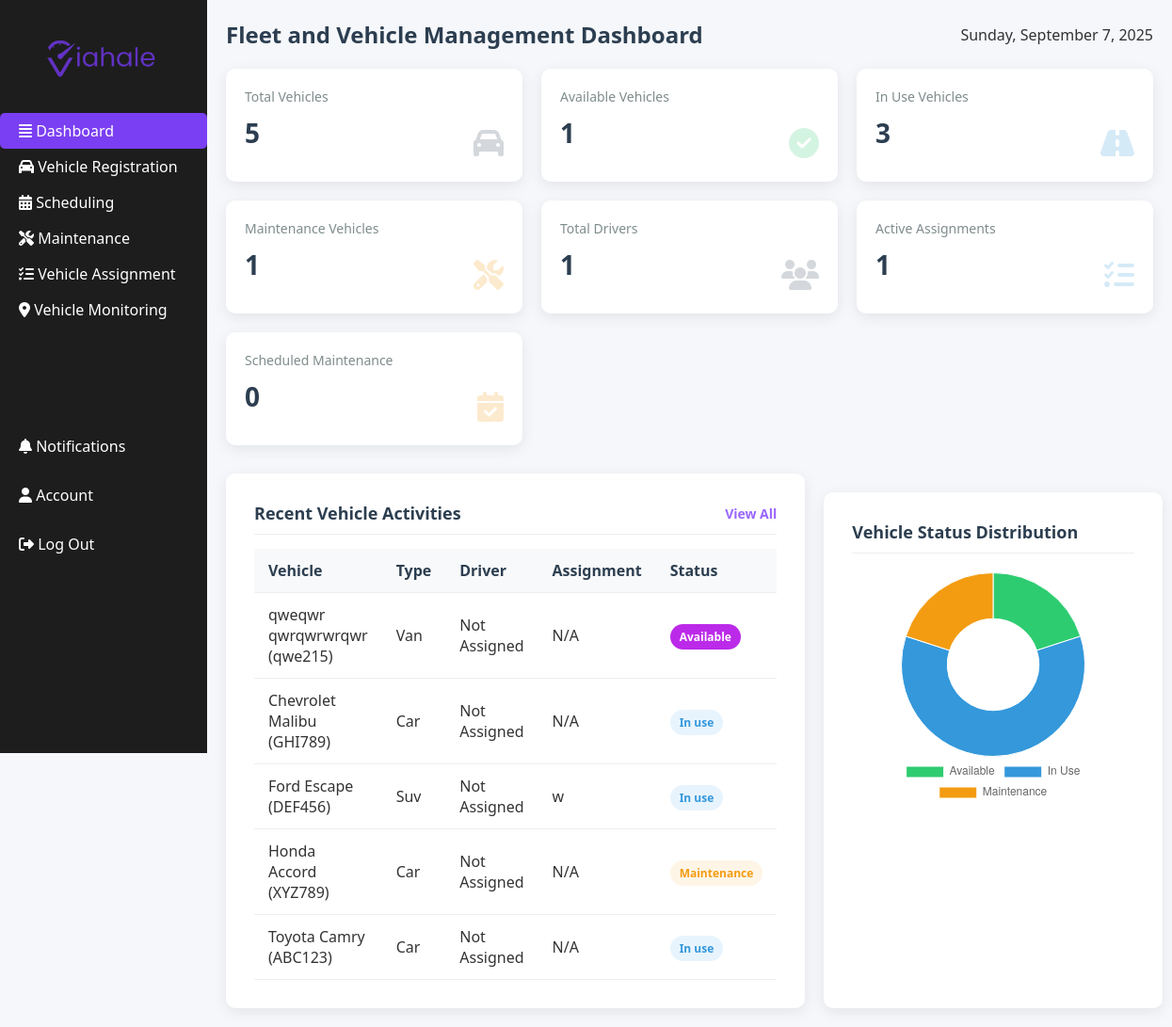
The app's page /FVM/fvm-dashboard.php with its own data.
### tables this page shows
CREATE TABLE `vehicles` (
  `vehicle_id` int(11) NOT NULL,
  `make` varchar(50) NOT NULL,
  `model` varchar(50) NOT NULL,
  `year` year(4) DEFAULT NULL,
  `license_plate` varchar(15) NOT NULL,
  `capacity` int(11) NOT NULL,
  `vehicle_type` enum('car','motor','suv','van') DEFAULT 'car',
  `fuel_type` varchar(99) NOT NULL,
  `status` enum('available','in_use','maintenance') DEFAULT 'available',
  `created_at` timestamp NOT NULL DEFAULT current_timestamp(),
  `updated_at` timestamp NULL DEFAULT current_timestamp()
);

CREATE TABLE `vehicle_assignments` (
  `assignment_id` int(11) NOT NULL,
  `vehicle_id` int(11) NOT NULL,
  `driver_id` int(11) NOT NULL,
  `assignment_date` date NOT NULL,
  `expected_return_date` date NOT NULL,
  `actual_return_date` date DEFAULT NULL,
  `purpose` text NOT NULL,
  `status` enum('active','completed','cancelled') DEFAULT 'active',
  `created_at` timestamp NOT NULL DEFAULT current_timestamp()
);

### FVM/config.php (called while the page is built, shortened)
<?php
$Connections = mysqli_connect("localhost:3306", "root", "", "log2");
function executeQuery($sql, $params = []) {
    global $Connections;
    $stmt = mysqli_prepare($Connections, $sql);
    if (!mysqli_stmt_execute($stmt)) {
        die("Error executing statement: " . mysqli_stmt_error($stmt));
    }
    $result = mysqli_stmt_get_result($stmt);
    if ($result) {
        $rows = [];
        while ($row = mysqli_fetch_assoc($result)) {
            $rows[] = $row;
        }
        return $rows;
    }
    $affectedRows = mysqli_stmt_affected_rows($stmt);
    return $affectedRows;
}
?>

### FVM/fvm-dashboard.php (the view, shortened to what this page needs)
<?php
include 'config.php';
$totalVehicles = count(executeQuery("SELECT * FROM vehicles"));
$availableVehicles = count(executeQuery("SELECT * FROM vehicles WHERE status = 'available'"));
$inUseVehicles = count(executeQuery("SELECT * FROM vehicles WHERE status = 'in_use'"));
$maintenanceVehicles = count(executeQuery("SELECT * FROM vehicles WHERE status = 'maintenance'"));
$totalDrivers = count(executeQuery("SELECT * FROM drivers"));
$activeAssignments = count(executeQuery("SELECT * FROM vehicle_assignments WHERE status = 'active'"));
$scheduledMaintenance = count(executeQuery("SELECT * FROM maintenance WHERE status = 'scheduled'"));
$recentActivities = executeQuery("
    SELECT v.make, v.model, v.license_plate, v.vehicle_type, v.status as vehicle_status,
           d.first_name, d.last_name, va.purpose
    FROM vehicles v
    LEFT JOIN vehicle_assignments va ON v.vehicle_id = va.vehicle_id AND va.status = 'active'
    LEFT JOIN drivers d ON va.driver_id = d.driver_id
    ORDER BY v.vehicle_id DESC
    LIMIT 5
");
?>
<!DOCTYPE html>
<html lang="en">
<head>
  <link rel="stylesheet" href="https://cdnjs.cloudflare.com/ajax/libs/font-awesome/6.4.0/css/all.min.css"/>
</head>
<body>
  <div class="sidebar">
    <div class="logo">
      <img src="viahale1.png" alt="Logo">
    </div>
    <ul>
      <li class="active"><a href="dashboard.php"><i class="fas fa-align-justify"></i> Dashboard</a></li>
      <li><a href="VR.php"><i class="fas fa-car me-2"></i> Vehicle Registration</a></li>
      <li><a href="SC.php"><i class="fas fa-calendar-alt me-2"></i> Scheduling</a></li>
      <li><a href="MA.php"><i class="fas fa-tools me-2"></i> Maintenance</a></li>
      <li><a href="VA.php"><i class="fas fa-tasks me-2"></i> Vehicle Assignment</a></li>
      <li><a href="VM.php"><i class="fas fa-map-marker-alt me-2"></i> Vehicle Monitoring</a></li>
    </ul>
    <div class="bottom-links">
      <a href="#"><i class="fas fa-bell me-2"></i> Notifications</a>
      <a href="#"><i class="fas fa-user me-2"></i> Account</a>
      <a href="../admin-dashboard.php"><i class="fas fa-sign-out-alt me-2"></i> Log Out</a>
    </div>
  </div>
  <div class="main-content">
    <div class="dashboard-header">
      <div class="page-title"> Fleet and Vehicle Management Dashboard</div>
      <div class="date-display"><?php echo date('l, F j, Y'); ?></div>
    </div>
    <div class="dashboard-stats">
      <div class="stat-card">
        <div class="stat-title">Total Vehicles</div>
        <div class="stat-value"><?php echo $totalVehicles; ?></div>
        <div class="stat-icon total-vehicles"><i class="fas fa-car"></i></div>
      </div>
      <div class="stat-card">
        <div class="stat-title">Available Vehicles</div>
        <div class="stat-value"><?php echo $availableVehicles; ?></div>
        <div class="stat-icon available-vehicles"><i class="fas fa-check-circle"></i></div>
      </div>
      <div class="stat-card">
        <div class="stat-title">In Use Vehicles</div>
        <div class="stat-value"><?php echo $inUseVehicles; ?></div>
        <div class="stat-icon in-use-vehicles"><i class="fas fa-road"></i></div>
      </div>
      <div class="stat-card">
        <div class="stat-title">Maintenance Vehicles</div>
        <div class="stat-value"><?php echo $maintenanceVehicles; ?></div>
        <div class="stat-icon maintenance-vehicles"><i class="fas fa-tools"></i></div>
      </div>
      <div class="stat-card">
        <div class="stat-title">Total Drivers</div>
        <div class="stat-value"><?php echo $totalDrivers; ?></div>
        <div class="stat-icon total-drivers"><i class="fas fa-users"></i></div>
      </div>
      <div class="stat-card">
        <div class="stat-title">Active Assignments</div>
        <div class="stat-value"><?php echo $activeAssignments; ?></div>
        <div class="stat-icon active-assignments"><i class="fas fa-tasks"></i></div>
      </div>
      <div class="stat-card">
        <div class="stat-title">Scheduled Maintenance</div>
        <div class="stat-value"><?php echo $scheduledMaintenance; ?></div>
        <div class="stat-icon scheduled-maintenance"><i class="fas fa-calendar-check"></i></div>
      </div>
    </div>
    <div class="dashboard-cards">
      <div class="card">
        <div class="card-header">
          <div class="card-title">Recent Vehicle Activities</div>
          <a href="VR.php" class="view-all">View All</a>
        </div>
        <table>
          <thead>
            <tr>
              <th>Vehicle</th>
              <th>Type</th>
              <th>Driver</th>
              <th>Assignment</th>
              <th>Status</th>
            </tr>
          </thead>
          <tbody>
            <?php foreach ($recentActivities as $activity):
              $driverName = !empty($activity['first_name']) ? $activity['first_name'] . ' ' . $activity['last_name'] : 'Not Assigned';
              $assignment = !empty($activity['purpose']) ? $activity['purpose'] : 'N/A';
              $statusClass = str_replace('_', '-', $activity['vehicle_status']);
            ?>
            <tr>
              <td><?php echo $activity['make'] . ' ' . $activity['model'] . ' (' . $activity['license_plate'] . ')'; ?></td>
              <td><?php echo ucfirst($activity['vehicle_type']); ?></td>
              <td><?php echo $driverName; ?></td>
              <td><?php echo $assignment; ?></td>
              <td><span class='status <?php echo $statusClass; ?>'><?php echo ucfirst(str_replace('_', ' ', $activity['vehicle_status'])); ?></span></td>
            </tr>
            <?php endforeach; ?>
          </tbody>
        </table>
      </div>
    <div class="card" style="margin-top: 20px;">
      <div class="card-header">
        <div class="card-title">Vehicle Status Distribution</div>
      </div>
      <div class="chart-container">
        <canvas id="vehicleStatusChart"></canvas>
      </div>
    </div>
  </div>
  <script>
    document.addEventListener('DOMContentLoaded', function() {
      // Vehicle Status Chart
      const ctx = document.getElementById('vehicleStatusChart').getContext('2d');
      const vehicleStatusChart = new Chart(ctx, {
        type: 'doughnut',
        data: {
          labels: ['Available', 'In Use', 'Maintenance'],
          datasets: [{
            data: [<?php echo $availableVehicles; ?>, <?php echo $inUseVehicles; ?>, <?php echo $maintenanceVehicles; ?>],
            backgroundColor: [
              '#2ecc71',
              '#3498db',
              '#f39c12'
            ],
            borderWidth: 1
          }]
        },
        options: {
          responsive: true,
          maintainAspectRatio: false,
          plugins: {
            legend: {
              position: 'bottom'
            }
          }
        }
      });
      // Add today's date
      const today = new Date();
      const options = { weekday: 'long', year: 'numeric', month: 'long', day: 'numeric' };
      document.querySelector('.date-display').textContent = today.toLocaleDateString('en-US', options);
    });
  </script>
</body>
</html>

### FVM/fvm-dashboard.php (style rules this page uses)
:root { --primary: #2c3e50; --secondary: #3498db; --accent: #e74c3c; --light: #ecf0f1; --dark: #1d1d1d; --success: #2ecc71; --warning: #f39c12; }
* { margin: 0; padding: 0; box-sizing: border-box; font-family: 'Segoe UI', Tahoma, Geneva, Verdana, sans-serif; }
body { background-color: #f5f7fa; color: #333; display: flex; margin: 0; }
.sidebar { width: 220px; background: var(--dark); color: white; height: 100vh; padding: 25px 0; position: fixed; }
.sidebar .logo { text-align: center; margin-bottom: 20px; }
.sidebar .logo img { width: 160px; }
.sidebar ul { list-style: none; padding: 0; }
.sidebar ul li { padding: 8px 20px; border-radius: 5px; transition: all 0.3s ease; }
.sidebar ul li a { color: white; text-decoration: none; display: block; transition: color 0.3s ease; }
.sidebar ul li.active { background: #7a3ff2; }
.bottom-links { display: flex; flex-direction: column; margin-top: 100px; }
.bottom-links a { color: white; text-decoration: none; margin: 5px 0; padding: 10px 20px; border-radius: 5px; transition: all 0.3s ease; }
.main-content { margin-left: 220px; padding: 20px; width: calc(100% - 220px); }
.dashboard-header { display: flex; justify-content: space-between; align-items: center; margin-bottom: 20px; }
.page-title { font-size: 24px; font-weight: 600; color: #2c3e50; }
.dashboard-stats { display: grid; grid-template-columns: repeat(auto-fit, minmax(250px, 1fr)); gap: 20px; margin-bottom: 30px; }
.stat-card { background-color: white; border-radius: 10px; box-shadow: 0 4px 15px rgba(0, 0, 0, 0.08); padding: 20px; display: flex; flex-direction: column; transition: transform 0.3s ease; }
.stat-title { font-size: 14px; color: #7f8c8d; margin-bottom: 10px; }
.stat-value { font-size: 28px; font-weight: 700; color: #2c3e50; }
.stat-icon { align-self: flex-end; font-size: 32px; margin-top: -30px; opacity: 0.2; }
.total-vehicles { color: var(--primary); }
.available-vehicles { color: var(--success); }
.in-use-vehicles { color: var(--secondary); }
.maintenance-vehicles { color: var(--warning); }
.total-drivers { color: var(--primary); }
.active-assignments { color: var(--secondary); }
.scheduled-maintenance { color: var(--warning); }
.dashboard-cards { display: grid; grid-template-columns: 2fr 1fr; gap: 20px; }
.card { background-color: white; border-radius: 10px; box-shadow: 0 4px 15px rgba(0, 0, 0, 0.08); padding: 30px; transition: transform 0.3s ease; }
.card-header { display: flex; justify-content: space-between; align-items: center; margin-bottom: 15px; padding-bottom: 10px; border-bottom: 1px solid #eee; }
.card-title { font-size: 18px; font-weight: 600; color: #2c3e50; }
.view-all { color: #9a66ff; text-decoration: none; font-weight: 600; font-size: 14px; }
table { width: 100%; border-collapse: collapse; }
th, td { padding: 12px 15px; text-align: left; border-bottom: 1px solid #eee; }
th { background-color: #f8f9fa; font-weight: 600; color: #2c3e50; }
.status { padding: 5px 10px; border-radius: 20px; font-size: 12px; font-weight: 600; }
.available { background-color: #bc2ae9ff; color: #ffffffff; }
.in-use { background-color: #e8f4fd; color: #3498db; }
.maintenance { background-color: #fef5e7; color: #f39c12; }
.chart-container { height: 250px; margin-top: 20px; position: relative; }

### records on screen
vehicles: make "qweqwr", model "qwrqwrwrqwr", license_plate "qwe215", vehicle_type "Van", driverName "Not Assigned", assignment "N/A", status "Available"
vehicles: make "Chevrolet", model "Malibu", license_plate "GHI789", vehicle_type "Car", driverName "Not Assigned", assignment "N/A", status "In use"
vehicle_assignments: vehicle.make "Ford", vehicle.model "Escape", vehicle.license_plate "DEF456", vehicle.vehicle_type "Suv", driverName "Not Assigned", purpose "w", vehicle.status "In use"
vehicles: make "Honda", model "Accord", license_plate "XYZ789", vehicle_type "Car", driverName "Not Assigned", assignment "N/A", status "Maintenance"
vehicles: make "Toyota", model "Camry", license_plate "ABC123", vehicle_type "Car", driverName "Not Assigned", assignment "N/A", status "In use"

### other values on screen
$totalVehicles "5"
$availableVehicles "1"
$inUseVehicles "3"
$maintenanceVehicles "1"
$totalDrivers "1"
$activeAssignments "1"
$scheduledMaintenance "0"
chart data {{ $availableVehicles }} 1
chart data {{ $inUseVehicles }} 3
chart data {{ $maintenanceVehicles }} 1
